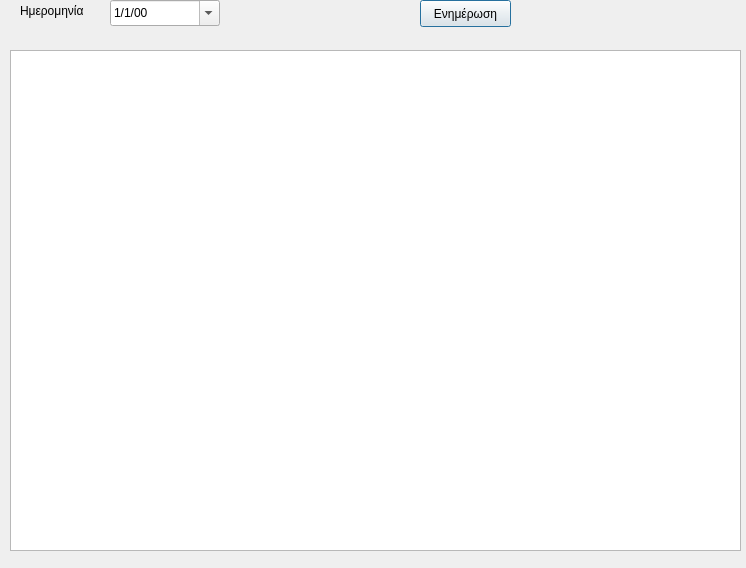
<?xml version="1.0" encoding="UTF-8"?>
<ui version="4.0">
 <class>r3AClass</class>
 <widget class="QDialog" name="r3AClass">
  <property name="geometry">
   <rect>
    <x>0</x>
    <y>0</y>
    <width>746</width>
    <height>568</height>
   </rect>
  </property>
  <property name="windowTitle">
   <string>Τακτοποίηση 3Α</string>
  </property>
  <widget class="QDateEdit" name="dateEdit">
   <property name="geometry">
    <rect>
     <x>110</x>
     <y>0</y>
     <width>110</width>
     <height>26</height>
    </rect>
   </property>
   <property name="displayFormat">
    <string>d/M/yy</string>
   </property>
   <property name="calendarPopup">
    <bool>true</bool>
   </property>
  </widget>
  <widget class="QPushButton" name="updateButton">
   <property name="geometry">
    <rect>
     <x>420</x>
     <y>0</y>
     <width>91</width>
     <height>27</height>
    </rect>
   </property>
   <property name="text">
    <string>Ενημέρωση</string>
   </property>
  </widget>
  <widget class="QLabel" name="label">
   <property name="geometry">
    <rect>
     <x>20</x>
     <y>0</y>
     <width>81</width>
     <height>21</height>
    </rect>
   </property>
   <property name="text">
    <string>Ημερομηνία</string>
   </property>
  </widget>
  <widget class="QTableWidget" name="tableWidget">
   <property name="geometry">
    <rect>
     <x>10</x>
     <y>50</y>
     <width>731</width>
     <height>501</height>
    </rect>
   </property>
  </widget>
 </widget>
 <layoutdefault spacing="6" margin="11"/>
 <resources/>
 <connections/>
</ui>
